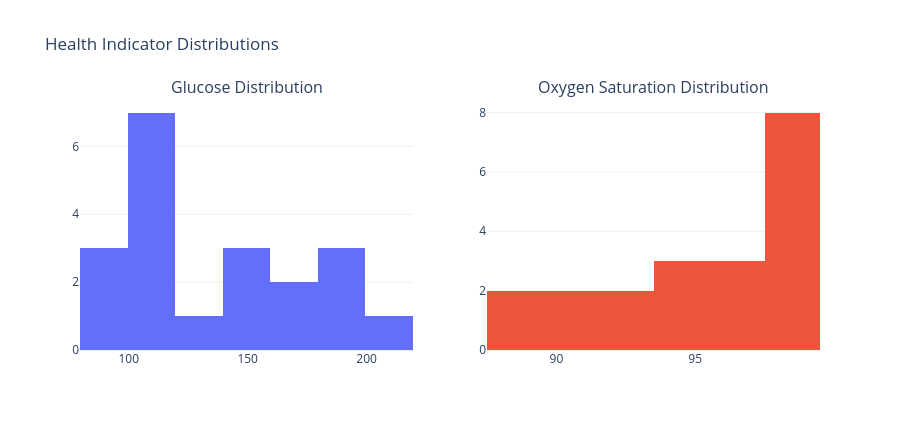

Notebook source saved alongside this figure:
### Code cell
fig = make_subplots(
    rows=1,
    cols=2,
    subplot_titles=("Glucose Distribution", "Oxygen Saturation Distribution")
)

fig.add_trace(
    go.Histogram(
        x=hospital_data["glucose"],
        name="Glucose",
        nbinsx=8
    ),
    row=1,
    col=1
)

fig.add_trace(
    go.Histogram(
        x=hospital_data["oxygen_saturation"],
        name="Oxygen Saturation",
        nbinsx=8
    ),
    row=1,
    col=2
)

fig.update_layout(
    title_text="Health Indicator Distributions",
    height=430,
    template="plotly_white",
    showlegend=False
)

fig.show()

### Figure 1 — Plotly figure (JSON) as saved in the notebook; plotly's stock layout.template omitted (floating-point values rounded to 4 significant figures)
{"data": [{"name": "Glucose", "nbinsx": 8, "type": "histogram", "x": [92, 148, 105, 182, 99, 155, 194, 110, 132, 101, 145, 115, 176, 108, 160, 98, 118, 188, 201, 103], "xaxis": "x", "yaxis": "y"}, {"name": "Oxygen Saturation", "nbinsx": 8, "type": "histogram", "x": [98, 96, 97, 91, 99, 94, 89, 98, 95, 99, 94, 98, 92, 97, 93, 99, 98, 90, 88, 98], "xaxis": "x2", "yaxis": "y2"}], "layout": {"annotations": [{"font": {"size": 16}, "showarrow": false, "text": "Glucose Distribution", "x": 0.225, "xanchor": "center", "xref": "paper", "y": 1, "yanchor": "bottom", "yref": "paper"}, {"font": {"size": 16}, "showarrow": false, "text": "Oxygen Saturation Distribution", "x": 0.775, "xanchor": "center", "xref": "paper", "y": 1, "yanchor": "bottom", "yref": "paper"}], "height": 430, "showlegend": false, "title": {"text": "Health Indicator Distributions"}, "xaxis": {"anchor": "y", "domain": [0, 0.45]}, "xaxis2": {"anchor": "y2", "domain": [0.55, 1]}, "yaxis": {"anchor": "x", "domain": [0, 1]}, "yaxis2": {"anchor": "x2", "domain": [0, 1]}}}
